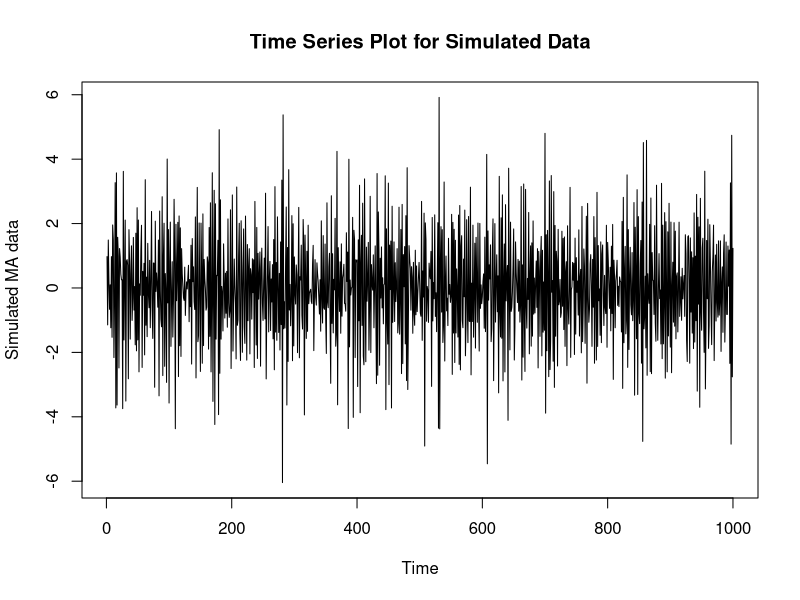
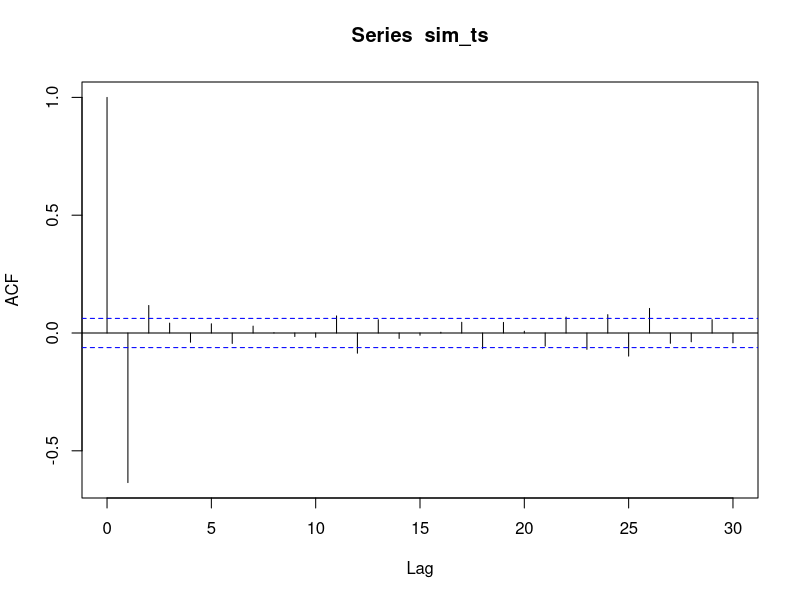
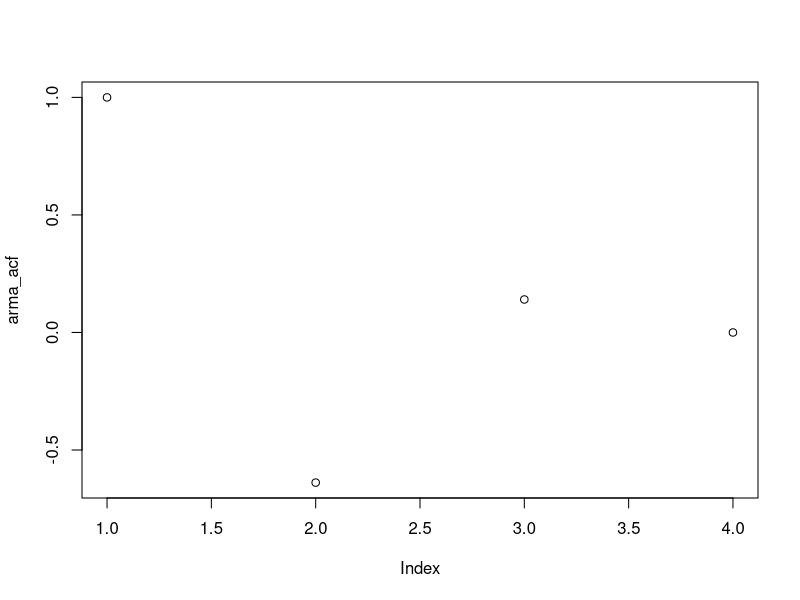
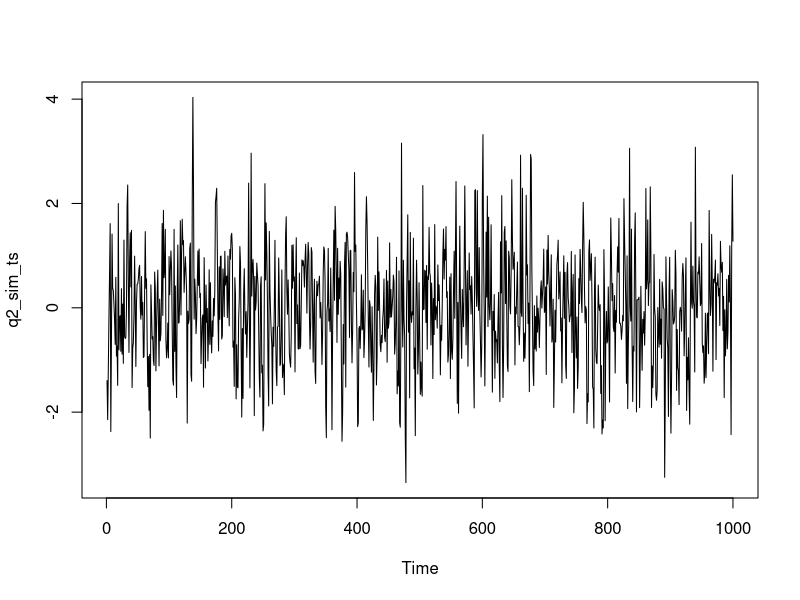
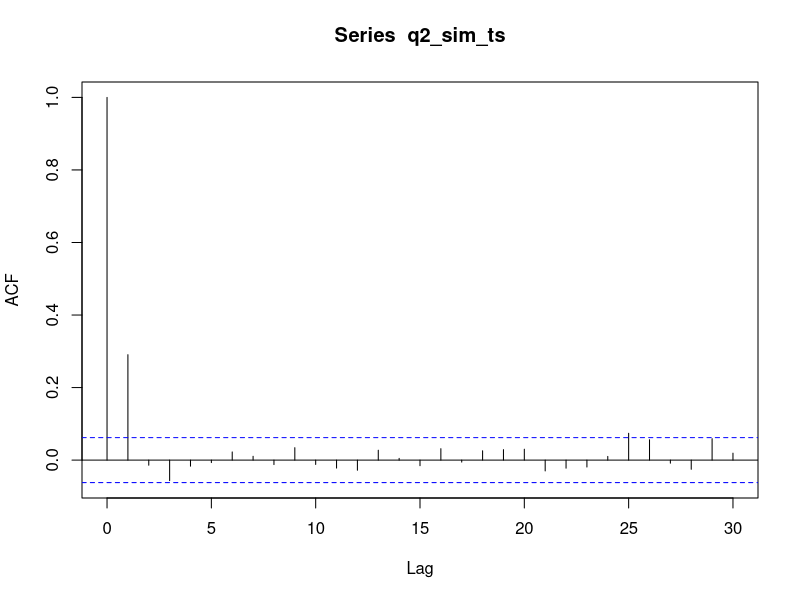
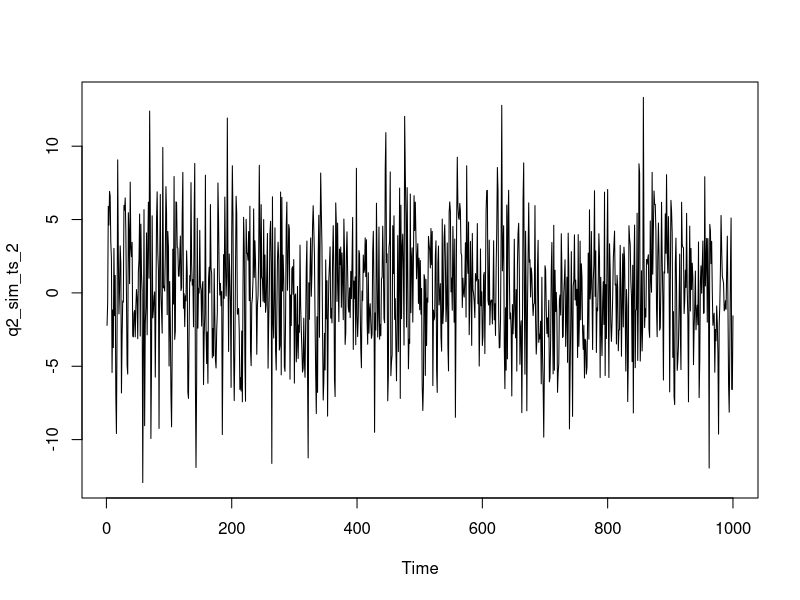
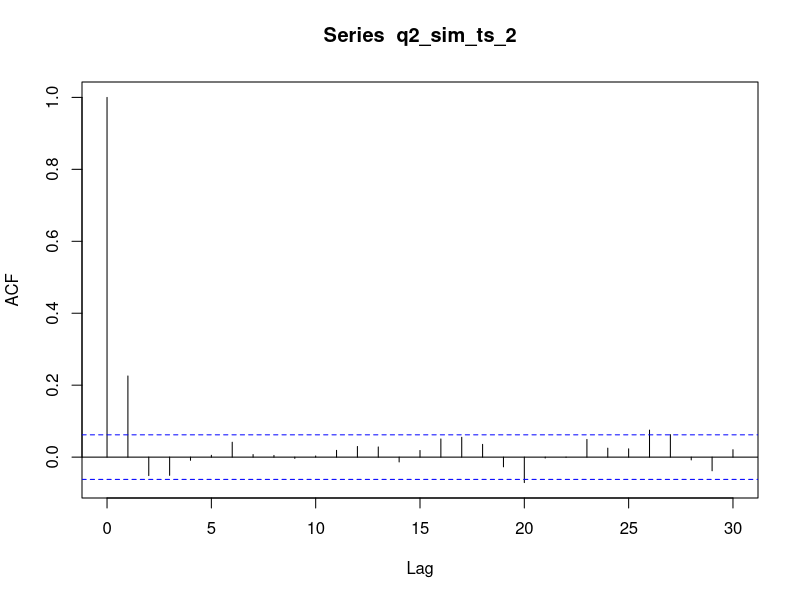
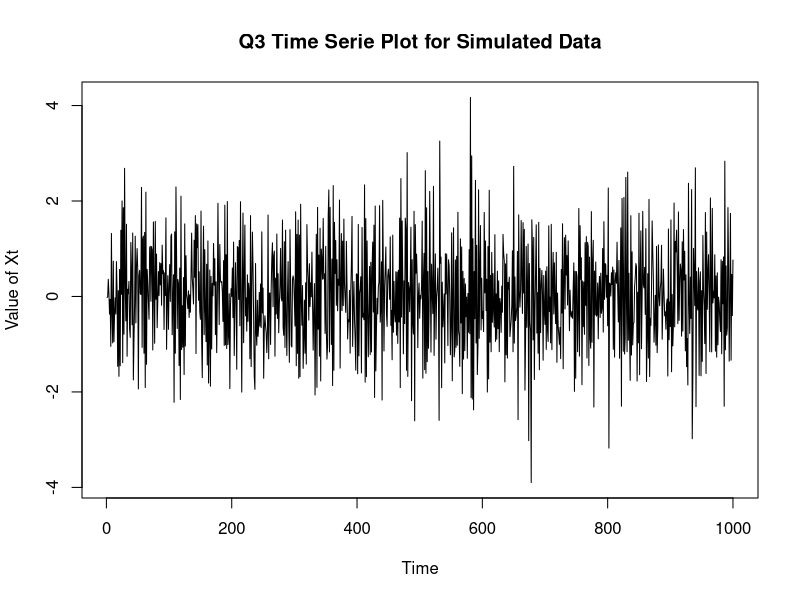

The R source for these figures, in order:
## ---- chunk 1
knitr::opts_chunk$set(echo = TRUE)
library(tidyverse)
library(knitr)
library(tseries)
library(zoo)
## ---- chunk 2
sim_data <- arima.sim(n = 1000, list(ma = c(-1.3,0.4), sd = sqrt(0.1)))
sim_ts <- ts(sim_data)
plot(sim_ts,
     main = "Time Series Plot for Simulated Data",
     ylab = "Simulated MA data")
## ---- chunk 3
acf(sim_ts)
## ---- chunk 4
arma_acf <- ARMAacf(ma = c(-1.3,0.4))
plot(arma_acf)
## ---- chunk 5
q2_sim <- arima.sim(n = 1000, list(ma = c(0.25), sd = sqrt(0.4)))
q2_sim_ts <- ts(q2_sim)
plot(q2_sim_ts)
acf(q2_sim_ts)
## ---- chunk 6
q2_sim_2 <- arima.sim(n = 1000, list(ma = c(4), sd = sqrt(0.4)))
q2_sim_ts_2 <- ts(q2_sim_2)
plot(q2_sim_ts_2)
acf(q2_sim_ts_2)
## ---- chunk 7
alpha = -0.5
q3_sim <- arima.sim(n = 1000, list(ar = c(alpha), sd = 0.1))
q3_sim_ts <- ts(q3_sim)
plot(q3_sim_ts,
     ylab = "Value of Xt",
     main = "Q3 Time Serie Plot for Simulated Data")
acf(q3_sim_ts)
## ---- chunk 8
par(mfrow = c(2,2))
alpha = c(seq(from = -0.5, to = -1, by = -0.1))
q3b_sim_ts_1 = ts(arima.sim(n = 1000, list(ar = c(alpha[1]), sd = 0.1)))
q3b_sim_ts_4 = ts(arima.sim(n = 1000, list(ar = c(alpha[4]), sd = 0.1)))
q3b_sim_ts_5 = ts(arima.sim(n = 1000, list(ar = c(alpha[5]), sd = 0.1)))
q3b_sim_ts_6 = ts(arima.sim(n = 1000, list(ar = c(-0.99), sd = 0.1)))

acf(q3b_sim_ts_1, main = "acf for alpha = -0.5")
acf(q3b_sim_ts_4, main = "acf for alpha = -0.8")
acf(q3b_sim_ts_5, main = "acf for alpha = -0.9")
acf(q3b_sim_ts_6, main = "acf for alpha = -0.99")
## ---- chunk 9
q3c_sim_ts_1 = ts(arima.sim(n = 1000, list(ar = c(-0.5), sd = 0.1)))
q3c_sim_ts_4 = ts(arima.sim(n = 1000, list(ar = c(-0.3), sd = 0.1)))
q3c_sim_ts_5 = ts(arima.sim(n = 1000, list(ar = c(-0.1), sd = 0.1)))
q3c_sim_ts_6 = ts(arima.sim(n = 1000, list(ar = c(-0.01), sd = 0.1)))

acf(q3c_sim_ts_1, main = "acf for alpha = -0.5")
acf(q3c_sim_ts_4, main = "acf for alpha = -0.3")
acf(q3c_sim_ts_5, main = "acf for alpha = -0.1")
acf(q3c_sim_ts_6, main = "acf for alpha = -0.01")
## ---- chunk 10
q3d_sim_ts_1 = ts(arima.sim(n = 1000, list(ar = c(0.5), sd = 0.1)))
q3d_sim_ts_2 = ts(arima.sim(n = 1000, list(ar = c(0.7), sd = 0.1)))
q3d_sim_ts_3 = ts(arima.sim(n = 1000, list(ar = c(0.9), sd = 0.1)))
q3d_sim_ts_4 = ts(arima.sim(n = 1000, list(ar = c(0.99), sd = 0.1)))

acf(q3d_sim_ts_1,lag.max = 999, main = "acf for alpha = 0.5")
acf(q3d_sim_ts_2,lag.max = 999, main = "acf for alpha = 0.7")
acf(q3d_sim_ts_3,lag.max = 999, main = "acf for alpha = 0.9")
acf(q3d_sim_ts_4,lag.max = 999,  main = "acf for alpha = 0.99")
## ---- chunk 11
q3d_sim_ts_5 = ts(arima.sim(n = 1000, list(ar = c(0.5), sd = 0.1)))
q3d_sim_ts_6 = ts(arima.sim(n = 1000, list(ar = c(0.3), sd = 0.1)))
q3d_sim_ts_7 = ts(arima.sim(n = 1000, list(ar = c(0.1), sd = 0.1)))
q3d_sim_ts_8 = ts(arima.sim(n = 1000, list(ar = c(0.01), sd = 0.1)))

acf(q3d_sim_ts_5, main = "acf for alpha = 0.5")
acf(q3d_sim_ts_6, main = "acf for alpha = 0.3")
acf(q3d_sim_ts_7, main = "acf for alpha = 0.1")
acf(q3d_sim_ts_8, main = "acf for alpha = 0.01")
